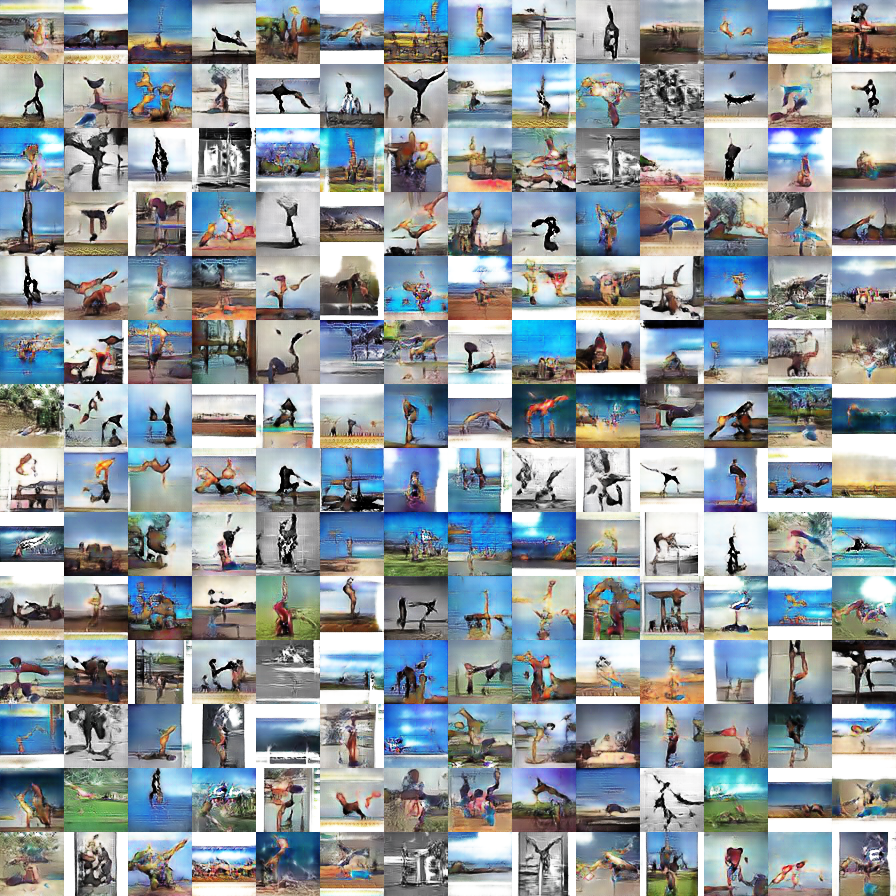
#> input picture acro/samples/test/Z_000.png, 896 x 896 px
$ jupyter execute 'one cool trick for GAN.ipynb'   (shell and % lines are left out)
#> lines starting #> are read from the running program, lines starting #| are printed output that depends on the picture
I found a simple trick to improve the quality of generated random images from DCGAN.
Using a trained generator network, generate random images and then pass them through the discriminator network.
From the generated images only take the images for which the discriminator had a large score of being "real" image

For example, I trained DCGAN on [acroyoga](https://www.instagram.com/explore/tags/acroyoga/) images. I modified the original [dcgan faces code](https://github.com/Newmu/dcgan_code/tree/master/faces) a little bit and add a second task which I trained in parallel to the GAN task. The second task was to predict the ["likes"](http://karpathy.github.io/2015/10/25/selfie/) that each picture will generate. I then only took generated images that had a high discriminator score (i.e. the discriminator network thought they are real) and high "likes" score (I only wanted to generate pictures that people will like :-)

In the process of training I found that performing both GAN and classification task simultaneously helped to regulrize the network and I did not saw the typical divergence of training and validation costs as the iteration progressed. However, the idea of filtering the generated images also worked well for network which were only trained for GAN.

[cell 1]
import matplotlib.pyplot as plt
from skimage.io import imread
plt.figure(figsize=(16,16))
plt.subplot(121)
plt.axis('off')
plt.imshow(imread('samples/test/Z_000.png'))
plt.title('DCGAN images receiving high score')
plt.subplot(122)
plt.axis('off')
plt.imshow(imread('samples/test1/Z_000.png'))
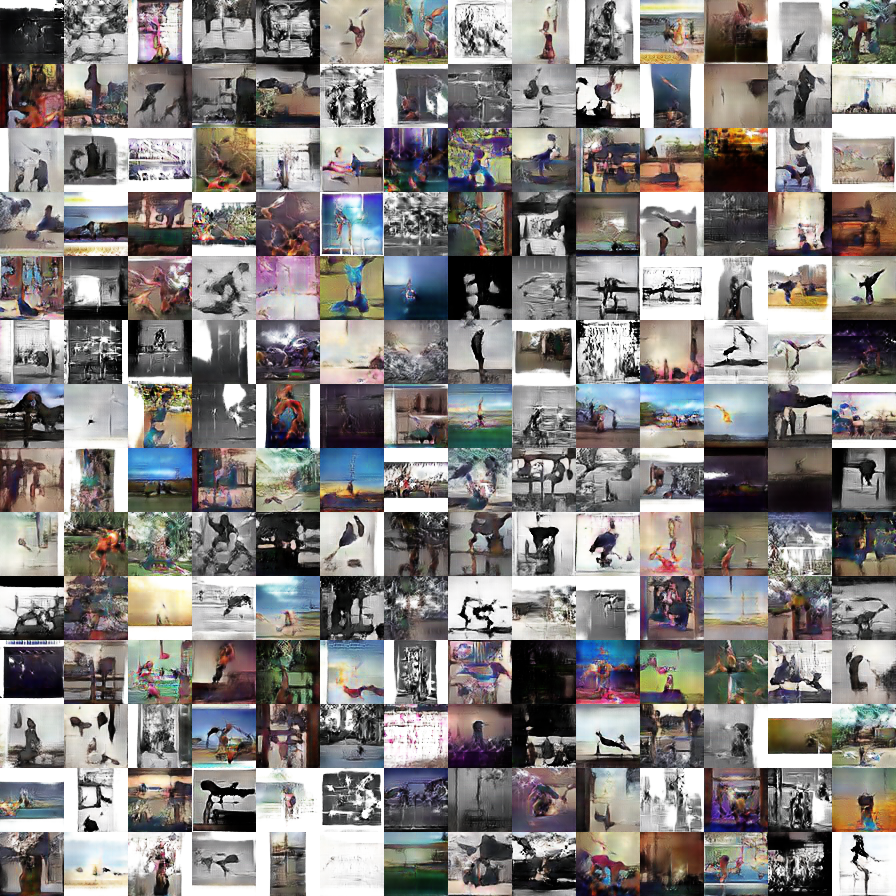
#> input picture acro/samples/test1/Z_000.png, 896 x 896 px
plt.title('regular DCGAN')
plt.gcf().tight_layout()
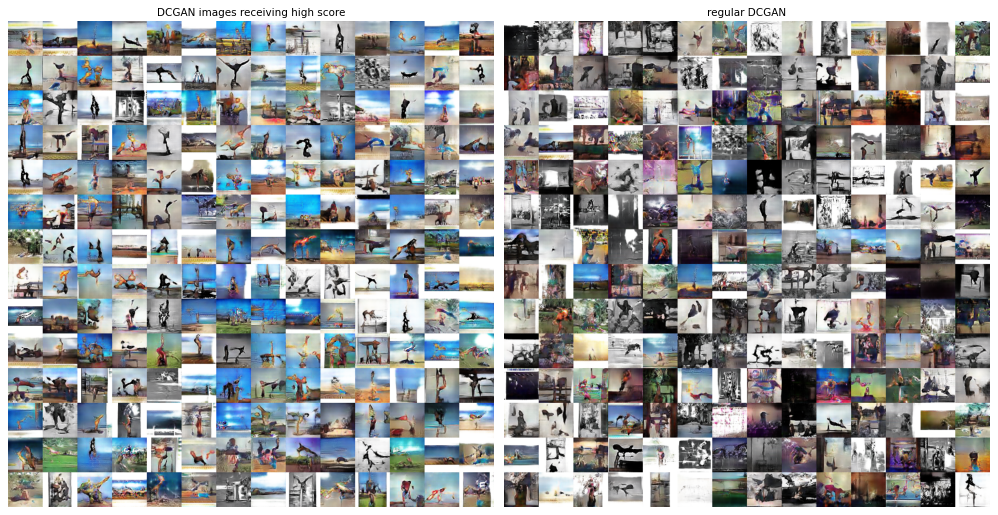
#> figure drawn by matplotlib, 2 panels
